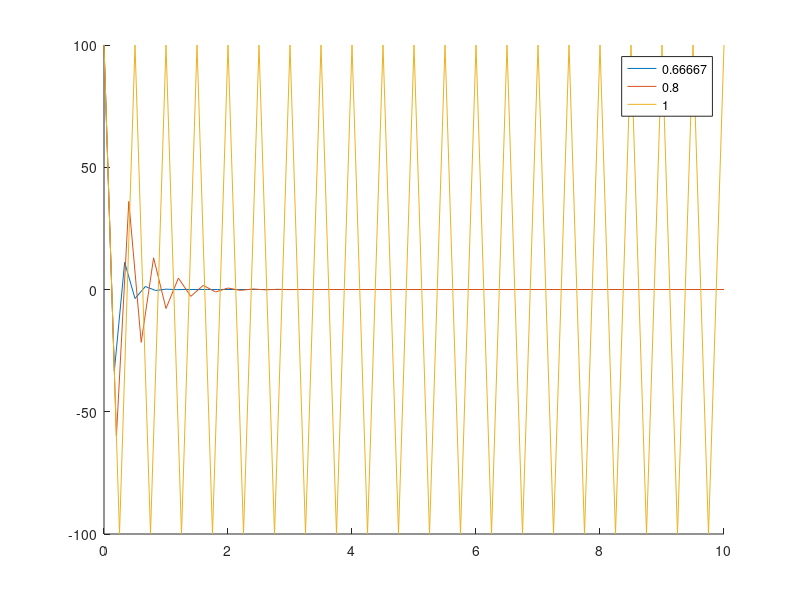

This figure's MATLAB source:
clc; clear all; hold on;
dx = 1/2; a = 1; tstop = 10;
legend_data = {}; count = 1;
for dt = [1/6 1/5 1/4]
	u = [];
	u(1) = 100;
	r = a*dt/dx^2;
	steps = ceil(tstop / dt);
	dt = tstop / steps;
	legend_data{count} = num2str(r);
	count = count + 1;
	for i = 1:steps
		u(i+1) = r*(0-2*u(i)+0) + u(i);
	end
	plot(0:dt:tstop, u);
end
legend(legend_data);
